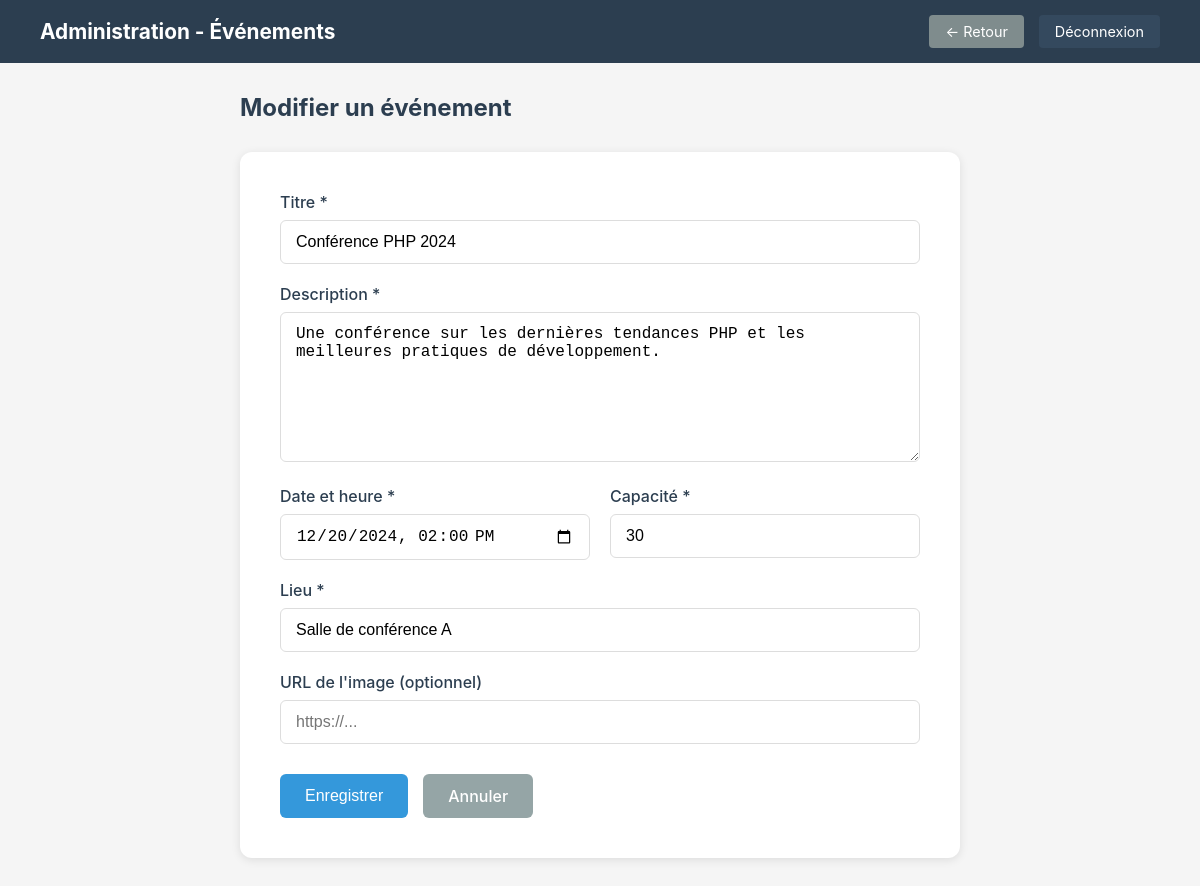
Screenshot of /admin/events/edit.php?id=1 (signed in) with the database file from the repository.
### tables this page shows
CREATE TABLE IF NOT EXISTS events (
    id INT AUTO_INCREMENT PRIMARY KEY,
    title VARCHAR(200) NOT NULL,
    description TEXT NOT NULL,
    event_date DATETIME NOT NULL,
    location VARCHAR(200) NOT NULL,
    capacity INT NOT NULL DEFAULT 50,
    image_url VARCHAR(255),
    created_by INT NOT NULL,
    created_at TIMESTAMP DEFAULT CURRENT_TIMESTAMP,
    updated_at TIMESTAMP DEFAULT CURRENT_TIMESTAMP ON UPDATE CURRENT_TIMESTAMP,
    FOREIGN KEY (created_by) REFERENCES users(id) ON DELETE CASCADE
);

### src/Database.php (called while the page is built, shortened)
<?php
class Database
{
    private static $instance = null;
    private $mysqli;
    private function __construct()
    {
        $this->mysqli = new mysqli(
            'db',
            'root',
            'root',
            'events_db'
        );
        $this->mysqli->set_charset("utf8mb4");
        $this->mysqli->query("SET NAMES utf8mb4");
        $this->mysqli->query("SET CHARACTER SET utf8mb4");
    }
    public static function getInstance()
    {
        if (self::$instance === null) {
            self::$instance = new self();
        }
        return self::$instance;
    }
    public function prepare($sql)
    {
        return $this->mysqli->prepare($sql);
    }
}

### src/models/Event.php (called while the page is built, shortened)
<?php
class Event
{
    private string $title;
    private string $description;
    private DateTime $eventDate;
    private string $location;
    private int $capacity;
    private ?string $imageUrl = null;
    public function getTitle(): string
    {
        return $this->title;
    }
    public function getDescription(): string
    {
        return $this->description;
    }
    public function getEventDate(): DateTime
    {
        return $this->eventDate;
    }
    public function getLocation(): string
    {
        return $this->location;
    }
    public function getCapacity(): int
    {
        return $this->capacity;
    }
    public function getImageUrl(): ?string
    {
        return $this->imageUrl;
    }
    public static function findById(int $id): ?Event
    {
        $database = Database::getInstance();
        $sql = "SELECT * FROM events WHERE id = ?";
        $stmt = $database->prepare($sql);
        $stmt->bind_param("i", $id);
        $stmt->execute();
        $result = $stmt->get_result();
        if ($row = $result->fetch_assoc()) {
            $event = new self();
            $event->id = $row['id'];
            $event->title = $row['title'];
            $event->description = $row['description'];
            $event->eventDate = new DateTime($row['event_date']);
            $event->location = $row['location'];
            $event->capacity = $row['capacity'];
            $event->imageUrl = $row['image_url'];
            $event->createdBy = $row['created_by'];
            $event->createdAt = new DateTime($row['created_at']);
            $event->updatedAt = new DateTime($row['updated_at']);
            return $event;
        }
        return null;
    }
}

### admin/events/edit.php (the view, shortened to what this page needs)
<?php
require_once '../../src/Database.php';
require_once '../../src/models/Event.php';
$eventId = $_GET['id'] ?? 0;
$event = Event::findById($eventId);
$eventDateValue = $event->getEventDate()->format('Y-m-d H:i');
?>
<!DOCTYPE html>
<html lang="fr">
<head>
</head>
<body>
    <header class="admin-header">
        <h1>Administration - Événements</h1>
        <nav class="admin-nav">
            <a href="index.php" class="back">← Retour</a>
            <a href="../logout.php">Déconnexion</a>
        </nav>
    </header>
    <main class="main-content">
        <div class="page-header">
            <h2>Modifier un événement</h2>
        </div>
        <div class="form-card">
            <form method="POST">
                <div class="form-group">
                    <label for="title">Titre *</label>
                    <input type="text" id="title" name="title" value="<?php echo htmlspecialchars($event->getTitle()); ?>" required>
                </div>
                <div class="form-group">
                    <label for="description">Description *</label>
                    <textarea id="description" name="description" required><?php echo htmlspecialchars($event->getDescription()); ?></textarea>
                </div>
                <div class="form-row">
                    <div class="form-group">
                        <label for="event_date">Date et heure *</label>
                        <input type="datetime-local" id="event_date" name="event_date" value="<?php echo htmlspecialchars($eventDateValue); ?>" required>
                    </div>
                    <div class="form-group">
                        <label for="capacity">Capacité *</label>
                        <input type="number" id="capacity" name="capacity" value="<?php echo $event->getCapacity(); ?>" min="1" required>
                    </div>
                </div>
                <div class="form-group">
                    <label for="location">Lieu *</label>
                    <input type="text" id="location" name="location" value="<?php echo htmlspecialchars($event->getLocation()); ?>" required>
                </div>
                <div class="form-group">
                    <label for="image_url">URL de l'image (optionnel)</label>
                    <input type="url" id="image_url" name="image_url" value="<?php echo htmlspecialchars($event->getImageUrl() ?? ''); ?>" placeholder="https://...">
                </div>
                <div class="form-actions">
                    <button type="submit" class="btn btn-primary">Enregistrer</button>
                    <a href="index.php" class="btn btn-secondary">Annuler</a>
                </div>
            </form>
        </div>
    </main>
</body>
</html>

### admin/events/edit.php (style rules this page uses)
* { margin: 0; padding: 0; box-sizing: border-box; }
body { font-family: -apple-system, BlinkMacSystemFont, 'Segoe UI', Roboto, sans-serif; background: #f5f5f5; min-height: 100vh; }
.admin-header { background: #2c3e50; color: white; padding: 15px 40px; display: flex; justify-content: space-between; align-items: center; }
.admin-header h1 { font-size: 1.3rem; }
.admin-nav { display: flex; gap: 15px; }
.admin-nav a { color: white; text-decoration: none; padding: 8px 16px; background: #34495e; border-radius: 4px; font-size: 0.9rem; }
.admin-nav a.back { background: #7f8c8d; }
.main-content { padding: 30px 40px; max-width: 800px; margin: 0 auto; }
.page-header { margin-bottom: 30px; }
.page-header h2 { color: #2c3e50; font-size: 1.5rem; }
.form-card { background: white; padding: 40px; border-radius: 12px; box-shadow: 0 2px 10px rgba(0,0,0,0.1); }
.form-group { margin-bottom: 20px; }
.form-group label { display: block; margin-bottom: 8px; color: #2c3e50; font-weight: 500; }
.form-group input, .form-group textarea { width: 100%; padding: 12px 15px; border: 1px solid #ddd; border-radius: 6px; font-size: 1rem; transition: border-color 0.2s; }
.form-group textarea { min-height: 150px; resize: vertical; }
.form-row { display: grid; grid-template-columns: 1fr 1fr; gap: 20px; }
.btn { padding: 12px 25px; border: none; border-radius: 6px; cursor: pointer; font-size: 1rem; font-weight: 500; text-decoration: none; display: inline-block; }
.btn-primary { background: #3498db; color: white; }
.btn-secondary { background: #95a5a6; color: white; }
.form-actions { display: flex; gap: 15px; margin-top: 30px; }

### rows the page displays
events: title "Conférence PHP 2024", description "Une conférence sur les dernières tendances PHP et les meilleures pratiques de développement.", event_date "12/20/2024 14:00", capacity "30", location "Salle de conférence A"
